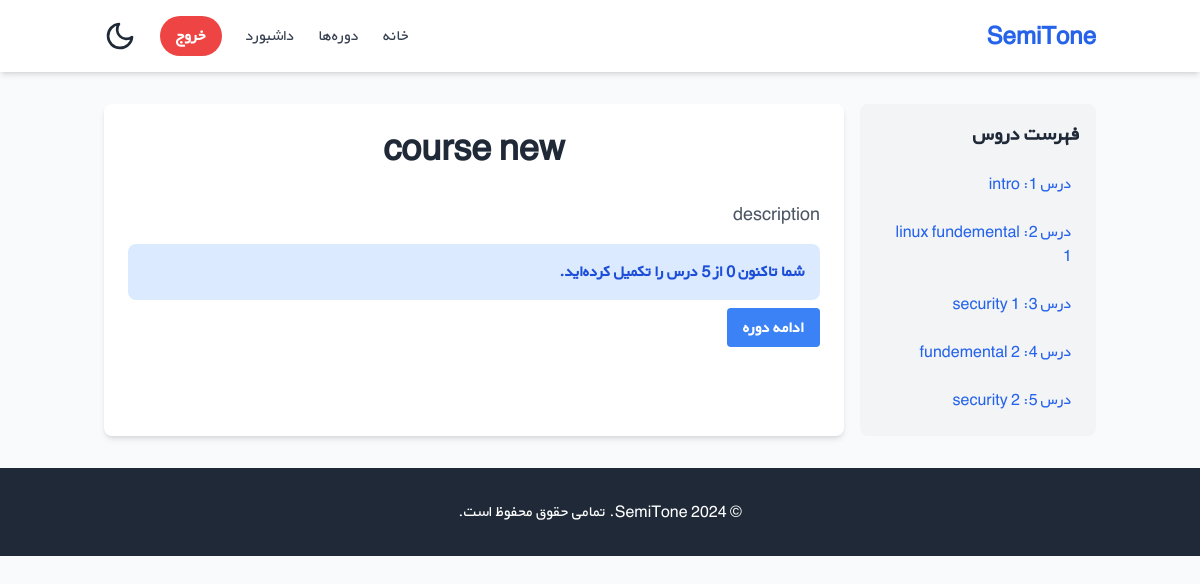
The app's page /course_content.php?course_id=7 (signed in) with its own data.
### tables this page shows
CREATE TABLE videos (
            id INTEGER PRIMARY KEY AUTOINCREMENT,
            course_id INTEGER,
            url TEXT NOT NULL,
            title TEXT,
            description TEXT,
            order_index INTEGER,
            FOREIGN KEY (course_id) REFERENCES courses(id) ON DELETE CASCADE
        );

CREATE TABLE courses (
            id INTEGER PRIMARY KEY AUTOINCREMENT,
            title TEXT NOT NULL,
            description TEXT,
            image TEXT,
            created_at DATETIME DEFAULT CURRENT_TIMESTAMP,
            updated_at DATETIME DEFAULT CURRENT_TIMESTAMP
        );

### course_content.php (the view, shortened to what this page needs)
<?php
$courseId = intval($_GET['course_id']);
$username = $_SESSION['username'];
try {
    $db = Database::getInstance();
    $conn = $db->getConnection();
    $stmt = $conn->prepare('
        SELECT * FROM courses
        WHERE id = :course_id
    ');
    $stmt->bindValue(':course_id', $courseId, SQLITE3_INTEGER);
    $result = $stmt->execute();
    $course = $result->fetchArray(SQLITE3_ASSOC);
    $stmt = $conn->prepare('
        SELECT * FROM videos
        WHERE course_id = :course_id
        ORDER BY order_index ASC
    ');
    $stmt->bindValue(':course_id', $courseId, SQLITE3_INTEGER);
    $videosResult = $stmt->execute();
    $videos = [];
    while ($row = $videosResult->fetchArray(SQLITE3_ASSOC)) {
        $videos[] = $row;
    }
    $completedVideoIds = [];
    $stmt = $conn->prepare('
        SELECT 1 FROM reviews
        WHERE user_username = :username AND course_id = :course_id
    ');
    $stmt->bindValue(':username', $username, SQLITE3_TEXT);
    $stmt->bindValue(':course_id', $courseId, SQLITE3_INTEGER);
    $reviewResult = $stmt->execute();
    $hasReviewed = (bool)$reviewResult->fetchArray();
    $totalVideos = count($videos);
    $completedVideos = count($completedVideoIds);
    $isCourseCompleted = ($totalVideos > 0 && $completedVideos === $totalVideos);
    include('header.php');
    ?>
    <div class="container mx-auto px-4 py-8" dir="rtl">
        <div class="grid grid-cols-1 md:grid-cols-4 gap-4">
            <div class="col-span-1 bg-gray-100 p-4 rounded-lg">
                <h2 class="text-xl font-bold mb-4">فهرست دروس</h2>
                <ul class="space-y-2">
                    <?php foreach ($videos as $index => $video): ?>
                        <li>
                            <a href="lesson.php?course_id=<?php echo $courseId; ?>&video_id=<?php echo $video['id']; ?>"
                               class="block p-2 rounded hover:bg-gray-200 <?php echo in_array($video['id'], $completedVideoIds) ? 'text-green-600' : 'text-blue-600'; ?> transition duration-200">
                                درس <?php echo $index + 1; ?>: <?php echo htmlspecialchars($video['title']); ?>
                            </a>
                        </li>
                    <?php endforeach; ?>
                </ul>
            </div>
            <div class="col-span-1 md:col-span-3 bg-white p-6 rounded-lg shadow-md">
                <h1 class="text-4xl font-bold mb-8 text-center text-gray-800"><?php echo htmlspecialchars($course['title']); ?></h1>
                <p class="text-lg text-gray-600 mb-4"><?php echo nl2br(htmlspecialchars($course['description'])); ?></p>
                <?php if ($isCourseCompleted): ?>
                    <div class="bg-green-100 p-4 rounded-lg mb-4">
                        <p class="text-green-700 font-bold">تبریک! شما این دوره را با موفقیت به پایان رسانده‌اید.</p>
                    </div>
                    <?php if (!$hasReviewed): ?>
                        <div class="mt-4">
                            <a href="submit_review.php?course_id=<?php echo $courseId; ?>"
                               class="bg-yellow-500 hover:bg-yellow-600 text-white font-bold py-2 px-4 rounded transition duration-200">
                                ثبت نظر و امتیاز‌دهی
                            </a>
                        </div>
                    <?php endif; ?>
                    <div class="mt-4">
                        <a href="lesson.php?course_id=<?php echo $courseId; ?>&video_id=<?php echo $videos[0]['id']; ?>"
                           class="bg-blue-500 hover:bg-blue-600 text-white font-bold py-2 px-4 rounded transition duration-200">
                            مرور دوره
                        </a>
                    </div>
                <?php else: ?>
                    <div class="bg-blue-100 p-4 rounded-lg mb-4">
                        <p class="text-blue-700 font-bold">
                            شما تاکنون <?php echo $completedVideos; ?> از <?php echo $totalVideos; ?> درس را تکمیل کرده‌اید.
                        </p>
                    </div>
                    <?php
                    $nextVideoId = null;
                    foreach ($videos as $video) {
                        if (!in_array($video['id'], $completedVideoIds)) {
                            $nextVideoId = $video['id'];
                            break;
                        }
                    }
                    ?>
                    <?php if ($nextVideoId): ?>
                        <div class="mt-4">
                            <a href="lesson.php?course_id=<?php echo $courseId; ?>&video_id=<?php echo $nextVideoId; ?>"
                               class="bg-blue-500 hover:bg-blue-600 text-white font-bold py-2 px-4 rounded transition duration-200">
                                ادامه دوره
                            </a>
                        </div>
                    <?php endif; ?>
                <?php endif; ?>
            </div>
        </div>
    </div>
    <?php include('footer.php');
} catch (Exception $e) {
    custom_error_log("Error in course_content.php: " . $e->getMessage());
    echo "Error loading course content. Please try again later.";
}
?>

### header.php (style rules this page uses)
body { font-family: 'BYekan', sans-serif; }
body.light-mode { background-color: #f8fafc; color: #1f2937; }

### records on screen
videos: title "intro"
videos: title "linux fundemental 1"
videos: title "security 1"
videos: title "fundemental 2"
videos: title "security 2"
courses: title "course new", description "description"

### other values on screen
$completedVideos "0"
